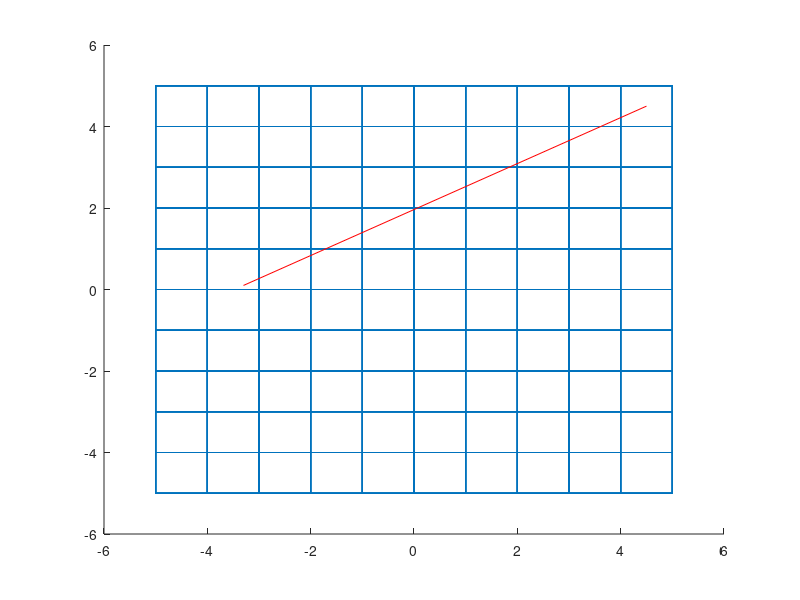

Recreate this plot in MATLAB.
drawTheGrid = true;

% the points
p1x = -3.3;
p1y = 0.1;

p2x = 4.5;
p2y = 4.5;

p1 = [p1x p1y];
p2 = [p2x p2y];

% the number of planes
Nx = 11;
Ny = 11;

% separation between planes
d = 1;

% position of first plane (in x or y)
X0 = -5;
Y0 = -5;


if (drawTheGrid == true) 
% draw the grid

    % edges
    X_start = X0;
    X_end = X0 + (Nx-1) * d;
    
    Y_start = Y0;
    Y_end = Y0 + (Ny-1) * d;

    figure;
    hold on;
    for i = 1:Nx
        for j = 1:Ny
            Xb = X0 + (i-1)*d;
            Yb = Y0 + (j-1)*d;
            line([Xb Xb], [Y_start Y_end]);
            line([X_start X_end], [Yb Yb]);
        end
    end


    %plot(A(1),A(2),'o');
    %plot(B(1),B(2),'*');
    plot([p1x p2x], [p1y p2y], 'r');
end

% find alpha_min and alpha_max
alpha_x0 = (X0 - p1x)/(p2x - p1x); % hit first x plane
alpha_xf = (X0 + (Nx-1)*d - p1x) / (p2x - p1x); % hit last x plane

alpha_y0 = (Y0 - p1y)/(p2y - p1y); % hit first y plane
alpha_yf = (Y0 + (Ny-1)*d - p1y) / (p2y - p1y); % hit last y plane

alpha_xmin = min([alpha_x0, alpha_xf]); % the first x plane we hit
alpha_xmax = max([alpha_x0, alpha_xf]); % the last x plane we hit

alpha_ymin = min([alpha_y0, alpha_yf]); % the first y plane we hit
alpha_ymax = max([alpha_y0, alpha_yf]); % the last y plane we hit

alpha_min = max([alpha_xmin, alpha_ymin]); % the first plane we hit (x or y)
alpha_max = min([alpha_xmax, alpha_ymax]); % the lane plane we hit (x or y)






%# this  is computing imin, imax, jmin, jmax
%# need to find intersection alpha values
if (alpha_min < alpha_max) 
    disp('Intersecting voxel space...');
end

if (p1x < p2x) 
  
  if (alpha_xmin < 0) 
    i_min = ceil((p1x - X0)/d);
  elseif (alpha_min == alpha_xmin)
    i_min = 1;
  else 
    i_min = ceil((p1x + alpha_min *  (p2x - p1x) - X0)/d);
  end
  
  if (alpha_xmax > 1) 
    i_max = floor((p1x + (p2x - p1x) - X0)/d);
  elseif (alpha_max == alpha_xmax) 
    i_max = Nx - 1;
  else
    i_max = floor((p1x + alpha_max * (p2x - p1x) - X0)/d);
  end
  
  alphax = ((X0 + i_min * d) - p1x)/(p2x - p1x);
  
elseif (p1x > p2x) 
  
  if (alpha_xmin < 0) 
    i_max = floor((p1x + (p2x - p1x) - X0)/d);
  elseif (alpha_min == alpha_xmin)
    i_max = Nx - 2;
  else 
    i_max = floor((p1x + alpha_min * (p2x - p1x) - X0)/d);
  end
  
  if (alpha_xmax > 1)
    i_min = ceil((p1x - X0)/d);
  elseif (alpha_max == alpha_xmax) 
    i_min = 0;
  else
    i_min = ceil((p1x + alpha_max * (p2x - p1x) - X0)/d);
  end
  
  alphax = ((X0 + i_max * d) - p1x)/(p2x - p1x);
  
else 
  disp('Special case: p1x and p2x are the same');
end



if (p1y < p2y) 
  
  if (alpha_ymin < 0) 
    j_min = ceil((p1y - Y0)/d);
  elseif (alpha_min == alpha_ymin)
    j_min = 1;
  else 
    j_min = ceil((p1y + alpha_min *  (p2y - p1y) - Y0)/d);
  end
  
  if (alpha_ymax > 1) 
    j_max = floor((p1y + (p2y - p1y) - Y0)/d);
  elseif (alpha_max == alpha_ymax) 
    j_max = Ny - 1;
  else
    j_max = floor((p1y + alpha_max * (p2y - p1y) - Y0)/d);
  end
  
  alphay = ((Y0 + j_min * d) - p1y)/(p2y - p1y);

  
elseif (p1y > p2y) 

  if (alpha_ymin < 0) 
    j_max = floor((p1y + (p2y - p1y) - Y0)/d);
  elseif (alpha_min == alpha_ymin)
    j_max = Ny - 2;
  else 
    j_max = floor((p1y + alpha_min * (p2y - p1y) - Y0)/d);
  end
  
  if (alpha_ymax > 1)
    j_min = ceil((p1y - Y0)/d);
  elseif (alpha_max == alpha_ymax) 
    j_min = 0;
  else
    j_min = ceil((p1y + alpha_max * (p2y - p1y) - Y0)/d);
  end
 
  alphay = ((Y0 + j_max * d) - p1y)/(p2y - p1y);

 
else 
  disp('Special case: p1y and p2y are the same');
end
    
%# calculate first interected pixel indices

alphatmp = (min(alphax, alphay) + alpha_min)/2;

i = floor( (p1x + alphatmp * (p2x - p1x) - X0)/d );
j = floor( (p1y + alphatmp * (p2y - p1y) - Y0)/d );

tmp = [alphax alphay];
af_min = min(tmp);
tmp = sort(tmp);

for m=1:size(tmp,2)
  alpha_mean = (tmp(m) + alpha_min)  * 0.5;
  i0 = floor( (p1x + alpha_mean * (p2x - p1x) - X0)/d );
  j0 = floor( (p1y + alpha_mean * (p2y - p1y) - Y0)/d );
  i0
  j0
end


% temporary fix since the above won't get the right one if we're in teh
% pixel space
i = round( (p1x + alphax * (p2x - p1x) - X0)/d) - 1;
j = round( (p1y + alphay * (p2y - p1y) - X0)/d) - 1;

alphaxu = abs(d / (p2x - p1x));
if (p1x < p2x) 
  iu = 1;
elseif (p1x > p2x)
  iu = -1;
elseif (p1x == p2x) 
  disp('Special case!');
end

alphayu = abs(d / (p2y - p1y));
if (p1y < p2y) 
  ju = 1;
elseif (p1y > p2y) 
  ju = -1;
elseif (p1y == p2y) 
  disp('Speical case y!');
end


%# finally

if (j_min > j_max) 
    disp('no y planes crossed');
end

if (i_min > i_max)
    disp('no x planes crossed');
end

Np = (i_max - i_min + 1) + (j_max - j_min + 1);

%# dconv is from beginning to end
dconv = sqrt( (p2x - p1x)^2 + (p2y - p1y)^2 );
d12 = 0;

%{
if (i_min > 1 || j_min > 1) 
    alphac = 0;
%else
    if (alphax <= alphay)
        l = (alphax - alphac) * dconv;
        disp(['Indicies (i): ', num2str(i),' ', num2str(j), ' ', num2str(l)]);

        d12 = d12 + l;
        i = i + iu;
        alphac = alphax;
        alphax = alphax + alphaxu;
      elseif (alphax > alphay) 
        l = (alphay - alphac) * dconv;
        disp(['Indicies (j): ', num2str(i),' ', num2str(j), ' ', num2str(l)]);


        d12 = d12 + l;
        j = j + ju;
        alphac = alphay;
        alphay = alphay + alphayu;
      elseif (alphax == alphay) 
        disp(['Indicies (=): ', num2str(i), ' ' , num2str(j)]);
        alphax = alphax + alphaxu; 
    end
end
%}

%alphac = alphax;
%alphax = alphax + alphaxu;

% 1+1 because i've delt with the first plane already above (when it starts
% insdie pixel)
%for k = 1+1:Np
alphac = 0;
t = min([alphaxu, alphayu]);
while (alphac + t < alpha_max)
  if (alphax <= alphay) 
    l = (alphax - alphac) * dconv;
    disp(['Indicies (i): ', num2str(i),' ', num2str(j), ' ', num2str(l)]);

    d12 = d12 + l;
    i = i + iu;
    alphac = alphax;
    alphax = alphax + alphaxu;
  elseif (alphax > alphay) 
    l = (alphay - alphac) * dconv;
    disp(['Indicies (j): ', num2str(i),' ', num2str(j), ' ', num2str(l)]);

    
    d12 = d12 + l;
    j = j + ju;
    alphac = alphay;
    alphay = alphay + alphayu;
  elseif (alphax == alphay) 
    disp(['Indicies (=): ', num2str(i), ' ' , num2str(j)]);
    alphax = alphax + alphaxu; 
  end
end

%{
if (i_max < Nx - 1 || j_max < Ny - 1) 
    alphax = 1;
    
%else
    if (alphax <= alphay)
        l = (alphax - alphac) * dconv;
        disp(['Indicies (i): ', num2str(i),' ', num2str(j), ' ', num2str(l)]);

        d12 = d12 + l;
        i = i + iu;
        alphac = alphax;
        alphax = alphax + alphaxu;
      elseif (alphax > alphay) 
        l = (alphay - alphac) * dconv;
        disp(['Indicies (j): ', num2str(i),' ', num2str(j), ' ', num2str(l)]);


        d12 = d12 + l;
        j = j + ju;
        alphac = alphay;
        alphay = alphay + alphayu;
      elseif (alphax == alphay) 
        disp(['Indicies (=): ', num2str(i), ' ' , num2str(j)]);
        alphax = alphax + alphaxu; 
    end
end
%}





